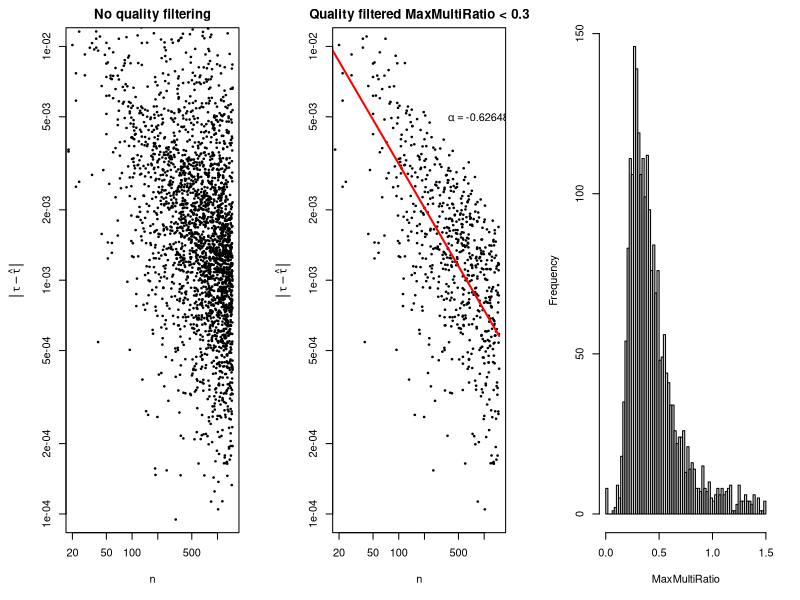

The R source for this figure:
d = read.table("quality_rand_points01.dat")
pdf('quality_rand_points01_maxmultiratio.pdf', width=12.0, height=3)
par(mfrow=c(1,3), mar=c(5.1, 5.0, 2.1, 2.1))
with(d, 
	plot(V2, V3, 
		log='xy', 
		xlim=c(20,1500), 
		ylim=c(1e-4,1e-2), 
		xlab=expression(n), 
		ylab=expression(group("|",tau-hat(tau),"|")),
		main='No quality filtering',
		pch=20, cex=0.5
	)
)
df = d[d$V13 < 0.3,]
with(df, 
	plot(V2, V3, 
		log='xy', 
		xlim=c(20,1500), 
		ylim=c(1e-4,1e-2), 
		xlab=expression(n), 
		ylab=expression(group("|",tau-hat(tau),"|")),
		main='Quality filtered MaxMultiRatio < 0.3',
		pch=20, cex=0.5
	)
)
df2 = df[df$V2 > 10,]
df2 = df2[order(df2$V2),]
lm <- lm(log(df2$V3) ~ log(df2$V2))
lines(df2$V2, exp(predict(lm)), type='l', col="red", lwd=2.0)
alpha=coefficients(lm)[2]
text(1000, 5e-3, labels=bquote(alpha == .(alpha)))

with(d[d$V13 < 1.5,], hist(V13, breaks=80, main='', xlab='MaxMultiRatio', xlim=c(0.0, 1.5)))
dev.off()
